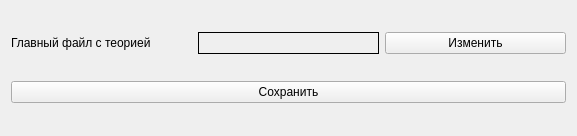
<?xml version="1.0" encoding="UTF-8"?>
<ui version="4.0">
 <class>TheorySettingsWindow</class>
 <widget class="QWidget" name="TheorySettingsWindow">
  <property name="geometry">
   <rect>
    <x>0</x>
    <y>0</y>
    <width>577</width>
    <height>136</height>
   </rect>
  </property>
  <property name="windowTitle">
   <string>SettingsWindow</string>
  </property>
  <layout class="QGridLayout" name="gridLayout">
   <item row="0" column="1">
    <widget class="QLabel" name="theorySourceLabel">
     <property name="frameShape">
      <enum>QFrame::Box</enum>
     </property>
     <property name="text">
      <string/>
     </property>
    </widget>
   </item>
   <item row="0" column="0">
    <widget class="QLabel" name="label">
     <property name="text">
      <string>Главный файл с теорией</string>
     </property>
    </widget>
   </item>
   <item row="0" column="2">
    <widget class="QPushButton" name="changeTheorySourceButton">
     <property name="text">
      <string>Изменить</string>
     </property>
    </widget>
   </item>
   <item row="1" column="0" colspan="3">
    <widget class="QPushButton" name="saveButton">
     <property name="text">
      <string>Сохранить</string>
     </property>
    </widget>
   </item>
  </layout>
 </widget>
 <resources/>
 <connections/>
</ui>
